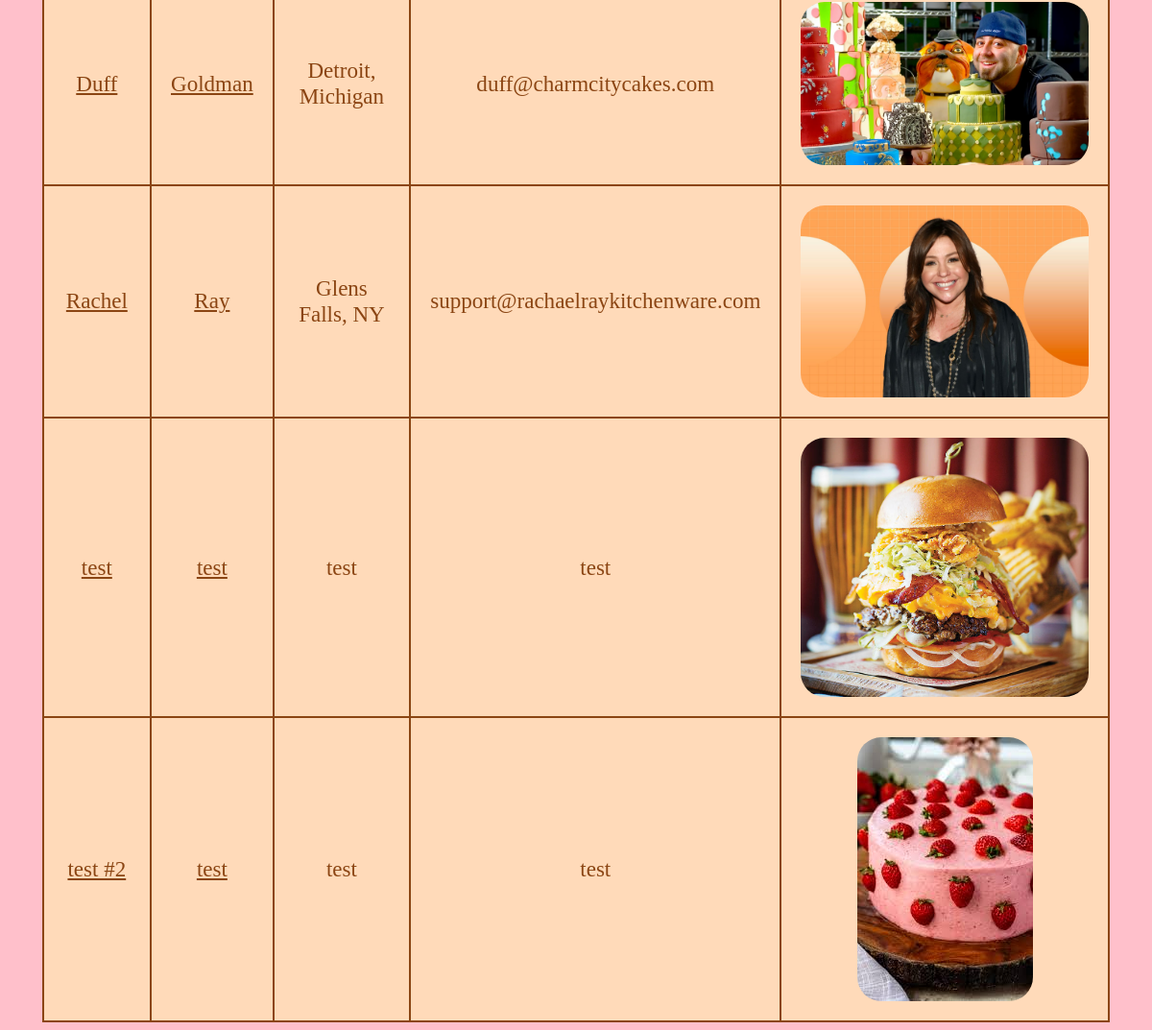
Before: /mini_fb/ (lower part) with the older database file.
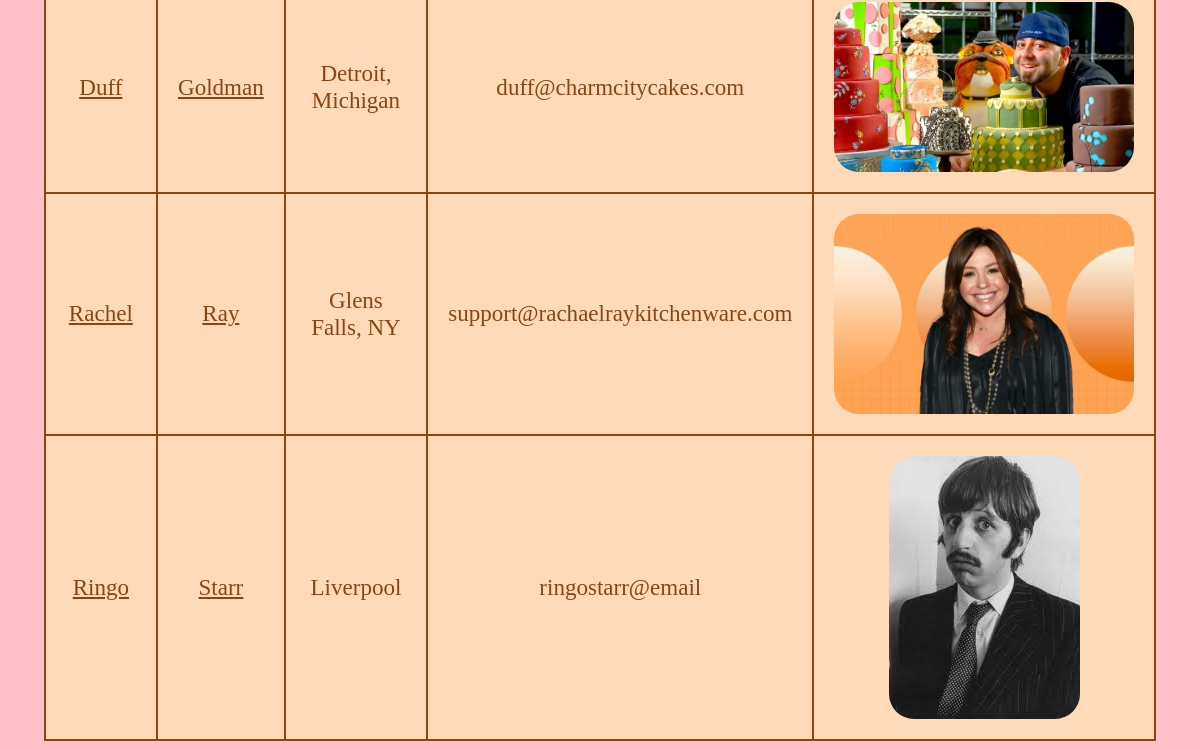
After: the same page with the newer database file.
### mini_fb/models.py (models this page shows, shortened)
class Profile(models.Model):
    first_name = models.TextField(blank=True)
    last_name = models.TextField(blank=True)
    city = models.TextField(blank=True)
    email_address = models.TextField(blank=True)
    image_file = models.ImageField(blank=True) #an actual image
    user = models.ForeignKey(User, on_delete=models.CASCADE) ##NEW

### mini_fb/views.py (the view)
# urls.py: path(r'', ShowAllProfilesView.as_view(), name="show_all_profiles"),
class ShowAllProfilesView(ListView):
    model = Profile
    template_name = "mini_fb/show_all_profiles.html"
    context_object_name = "profiles"
    def dispatch(self, request, *args, **kwargs):
        if request.user.is_authenticated:
            print(f'ShowAllProfilesView.dispatch(): request.user={request.user}')
        else:
            print(f'ShowAllProfilesView.dispatch(): not logged in.')
        return super().dispatch(request, *args, **kwargs)

### mini_fb/templates/mini_fb/show_all_profiles.html (shortened to what this page needs)
{% extends 'mini_fb/base.html' %}
{% block content %}
<table style="height:min-height">
    {% for profile in profiles %}
        <tr>
            <td>
                <a href="{% url 'show_profile' profile.pk %}">
                    {{profile.first_name}}
                </a>
            </td>
            <td>
                <a href="{% url 'show_profile' profile.pk %}">
                    {{profile.last_name}}
                </a>
            </td>
            <td>{{profile.city}}</td>
            <td>{{profile.email_address}}</td>
            <td>
                <a href="{% url 'show_profile' profile.pk %}">
                    {% if profile.image_file %}
                    <img src="{{profile.image_file.url}}" alt="pictures from fb profiles" style="max-width: 300px; height: auto;">
                    {% else %}
                    <h3>No image</h3>
                    {% endif %}
                </a>
            </td>
        </tr>
    {% endfor %}
</table>
{% endblock %}

Changed rows visible on the page:
removed Profile: first_name "test", last_name "test", city "test", email_address "test", image_file (picture)
removed Profile: first_name "test #2", last_name "test", city "test", email_address "test", image_file (picture)
added Profile: first_name "Ringo", last_name "Starr", city "Liverpool", email_address "ringostarr@email", image_file (picture)
